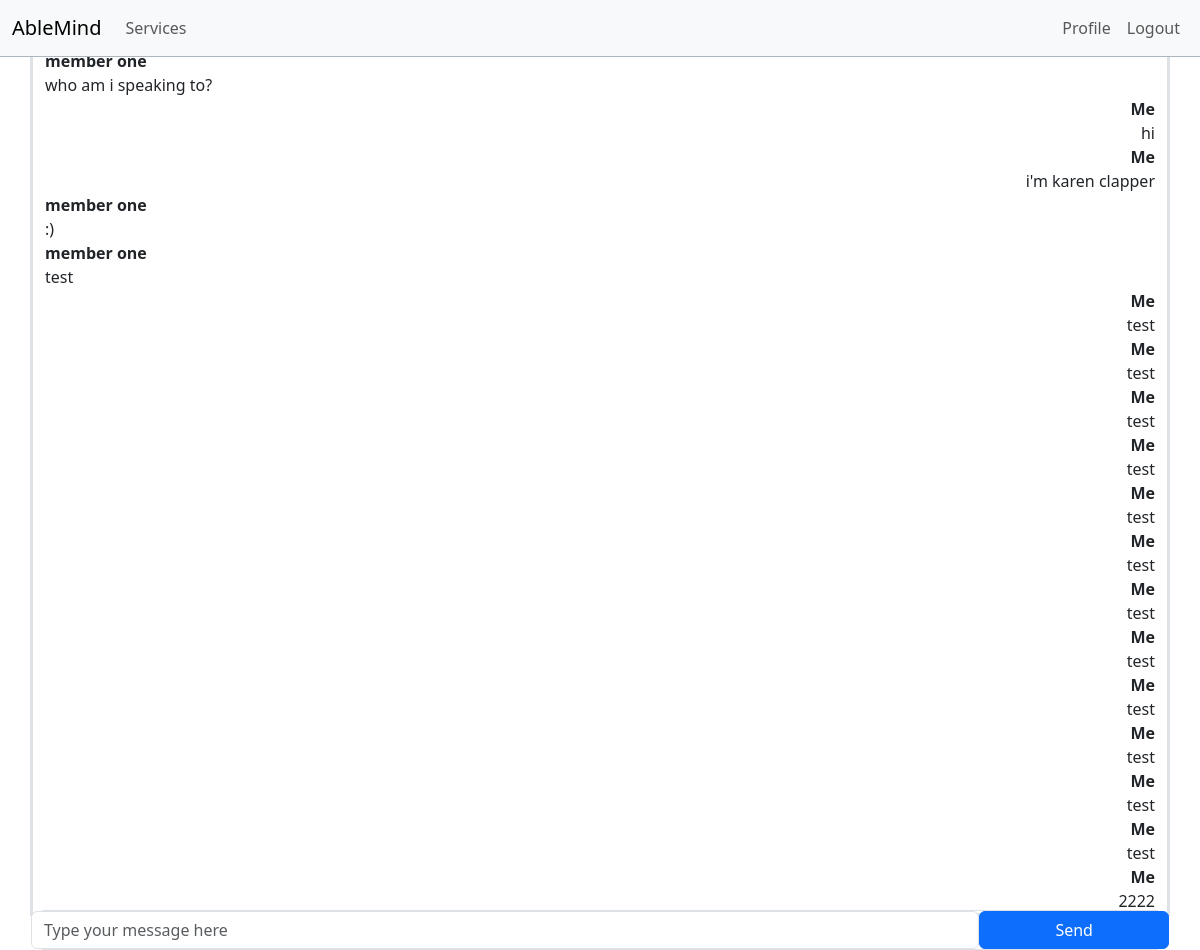
/chatpage.php?toId=2 (signed in), run on the app's committed database.
### tables this page shows
CREATE TABLE `messages` (
  `message_id` int(11) NOT NULL,
  `dateTime` datetime NOT NULL,
  `fromId` int(11) NOT NULL,
  `toId` int(11) NOT NULL,
  `message` varchar(500) NOT NULL
);

CREATE TABLE `users` (
  `id` int(11) NOT NULL,
  `name` varchar(200) NOT NULL,
  `email` varchar(100) NOT NULL,
  `password` varchar(200) NOT NULL,
  `role` varchar(10) NOT NULL DEFAULT 'member',
  `profile_pic` varchar(250) NOT NULL DEFAULT 'default.jpg',
  `userStatus` varchar(10) NOT NULL DEFAULT 'active'
);

### chatpage.php (the view, shortened to what this page needs)
<?php
$fromId = $_SESSION['userId'];
$toId = $_GET['toId'];
require('project_connection.php');
try {
  $sqlAllMessages = "SELECT * FROM messages WHERE (fromId = :fromId AND toId = :toId) OR (fromId = :toId AND toId = :fromId)";
  $stmtAllMessages = $db->prepare($sqlAllMessages);
  $stmtAllMessages->bindParam(':fromId', $fromId);
  $stmtAllMessages->bindParam(':toId', $toId);
  $stmtAllMessages->execute();
  $allMessages = $stmtAllMessages->fetchAll();
  $toUserName = "SELECT DISTINCT name from users WHERE id = :toId";
  $stmtToUser = $db->prepare($toUserName);
  $stmtToUser->bindParam(':toId', $toId);
  $stmtToUser->execute();
  $toUserName = $stmtToUser->fetch();
} catch (PDOException $e) {
  echo $e->getMessage();
}
if ($_SESSION['userType'] == "member")
  require('navbar_member.php');
else if ($_SESSION['userType'] == "admin")
  require('navbar_admin.php');
else if ($_SESSION['userType'] == "specialist")
  require('navbar_specialist.php');
?>
<!DOCTYPE html>
<html lang="en">
<head>
  <link href="./assets/dist/css/bootstrap.min.css" rel="stylesheet">
</head>
<body style='width:100vw;'>
  <div class="container-md" style="margin-bottom:32px;  position:relative; bottom:2px; overflow-y:auto;">
    <div class="row border border-3 border-black">
      <?php
      foreach ($allMessages as $message) {
        if ($message['fromId'] == $fromId) {
          echo '<div class="col-12 text-end"><b>Me</b><br> ' . $message['message'] . '</div>';
        } else {
          echo "<div class='col-12 text-start'><b>" . $toUserName['name'] . "</b><br>" . $message['message'] . "</div>";
        }
      }
      ?>
    </div>
  </div>
  <div class="container-md fixed-bottom">
    <div class="border shadow-sm">
      <form action="processMessage.php" method="post" style="margin-bottom: 0px;">
        <div class="row">
          <div class="col-10 px-0">
            <input type="text" name="message" class="form-control w-100" placeholder="Type your message here">
          </div>
          <div class="col-2 px-0">
            <button type="submit" class="btn btn-primary  w-100">Send</button>
          </div>
        </div>
      </form>
    </div>
  </div>
</body>
</html>

### data on the page
messages: fromId.name "member one", message "who am i speaking to?"
messages: message "hi"
messages: message "i'm karen clapper"
messages: fromId.name "member one", message ":)"
messages: fromId.name "member one", message "test"
messages: message "test"
messages: message "test"
messages: message "test"
messages: message "test"
messages: message "test"
messages: message "test"
messages: message "test"
messages: message "test"
messages: message "test"
messages: message "test"
messages: message "test"
messages: message "test"
messages: message "2222"
